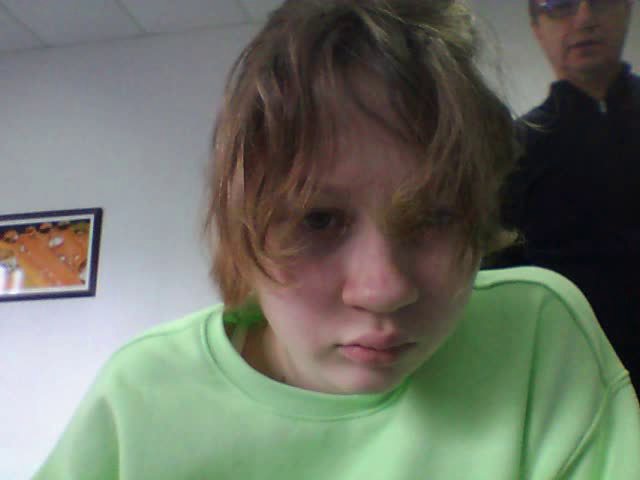
#> input picture frame 0 of video.avi, 640 x 480 px, given in place of the camera
$ python Video.py
#> lines starting #> are read from the running program, lines starting #| are printed output that depends on the picture
import cv2

cap = cv2.VideoCapture(0)   # -1- free camera
_, frame = cap.read()
#> frame is the input picture: shape (480, 640, 3); mean B, G, R 101.8, 113.7, 108.8
width = 900
height = int(frame.shape[0] * (width / float(frame.shape[1])))
#> height = 675
size = (width, height)
#> size = (900, 675)

cv2.imwrite("img/img.jpg", frame)

fourcc = cv2.VideoWriter_fourcc(*"MPEG")
fps = 20.0
out = cv2.VideoWriter("video.avi", fourcc, fps, (640, 480))


while cap.isOpened():   # while True or 1
    ret, frame = cap.read()
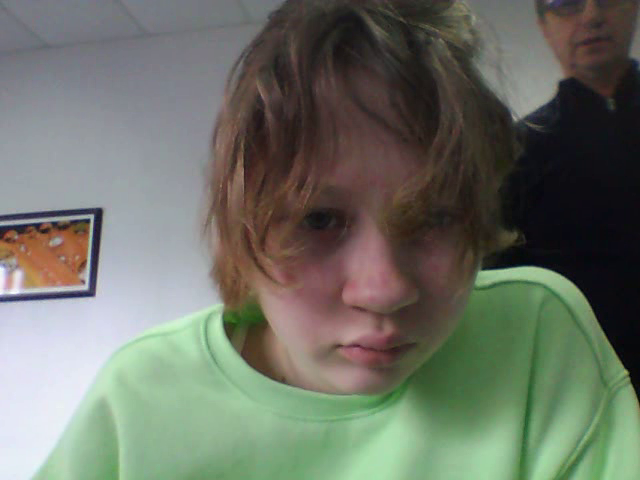
#> input picture frame 1 of video.avi, 640 x 480 px, given in place of the camera
#> frame is the input picture: shape (480, 640, 3); mean B, G, R 102.2, 113.7, 109.1
    if ret:
        out.write(frame)
        cv2.imshow("frame", frame)
        if cv2.waitKey(1) == 27:
#> (key q is pressed here)
            break
    else:
        print("no image read")
        break

while True:
    ret, frame = cap.read()
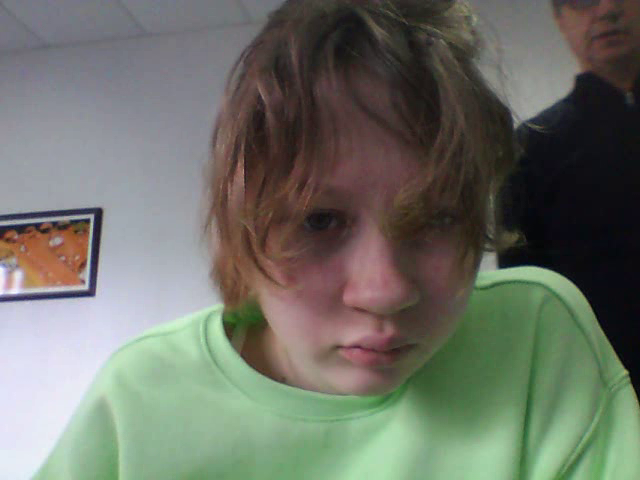
#> input picture frame 3 of video.avi, 640 x 480 px, given in place of the camera
#> frame is the input picture: shape (480, 640, 3); mean B, G, R 103.2, 113.4, 110.1
    if not ret:
        print('no image read')
        break
    frame = cv2.resize(frame, size)
#> frame: shape (675, 900, 3)
    gray = cv2.cvtColor(frame, cv2.COLOR_BGR2GRAY)
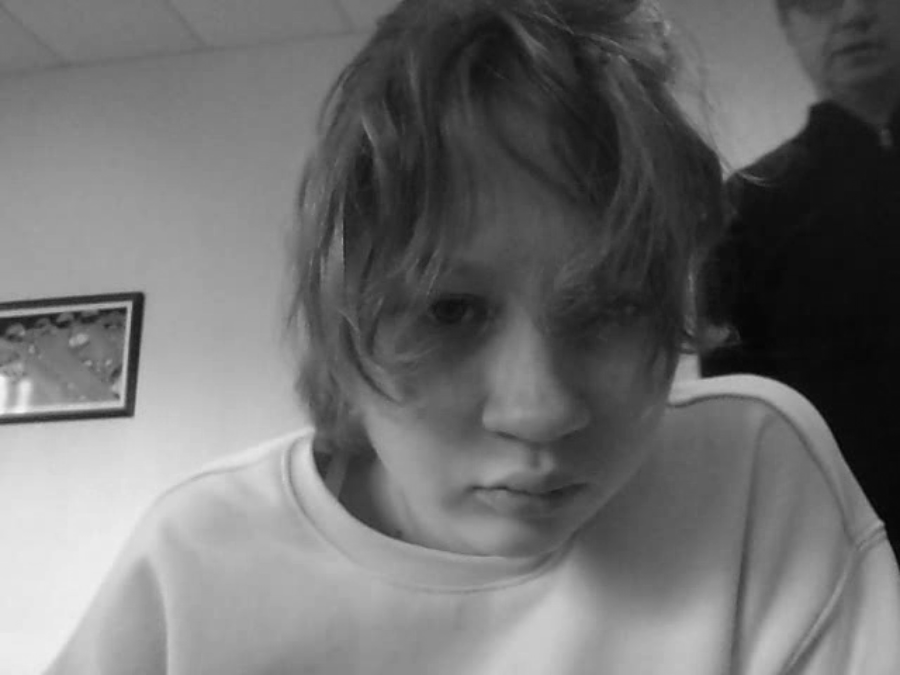
#> gray: shape (675, 900); min 3, max 246, mean 111.1
    cv2.imshow("frame2", gray)
    if cv2.waitKey(1) == ord("q"):
#> (key q is pressed here)
        break
# cleaning
cap.release()
out.release()
cv2.destroyAllWindows()

$ run again, starting later in the video
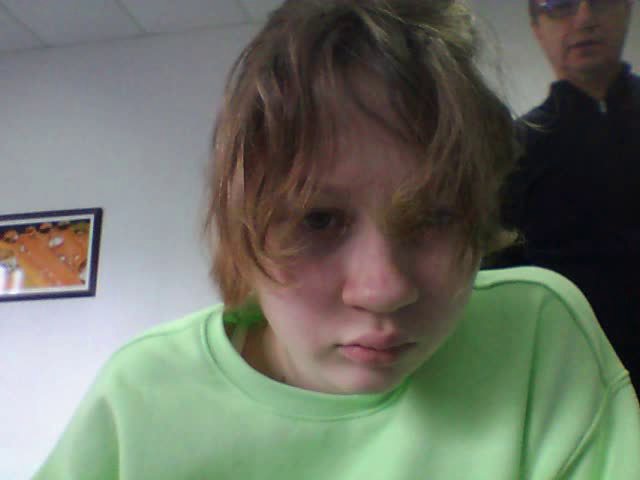
#> input picture frame 0 of video.avi, 640 x 480 px, given in place of the camera
#> frame is the input picture: shape (480, 640, 3); mean B, G, R 101.8, 113.7, 108.8
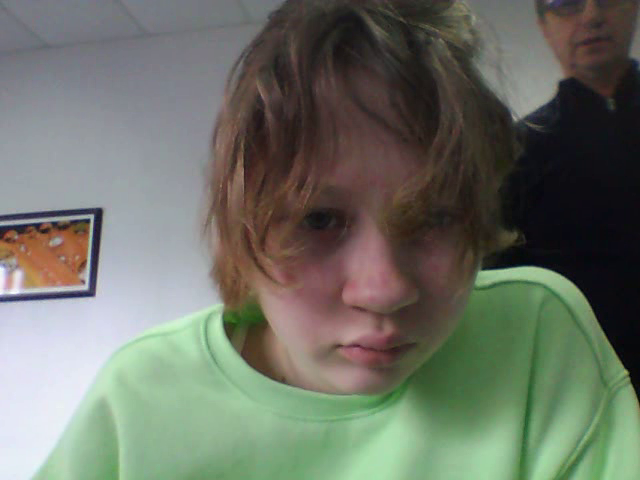
#> input picture frame 1 of video.avi, 640 x 480 px, given in place of the camera
#> frame is the input picture: shape (480, 640, 3); mean B, G, R 102.2, 113.7, 109.1
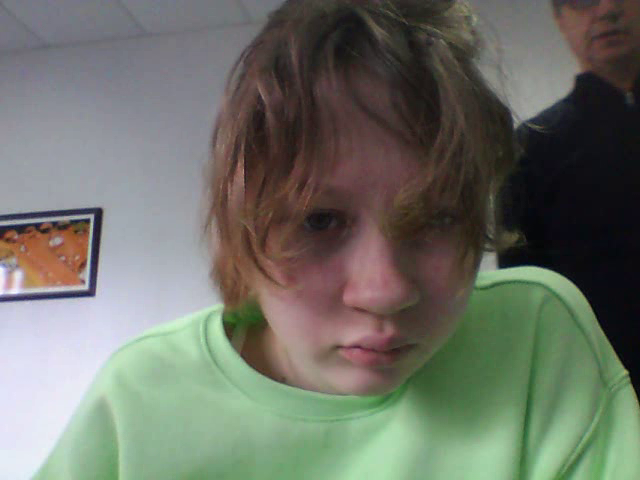
#> input picture frame 3 of video.avi, 640 x 480 px, given in place of the camera
#> frame is the input picture: shape (480, 640, 3); mean B, G, R 103.2, 113.4, 110.1
#> frame: shape (675, 900, 3)

$ run again, starting later in the video
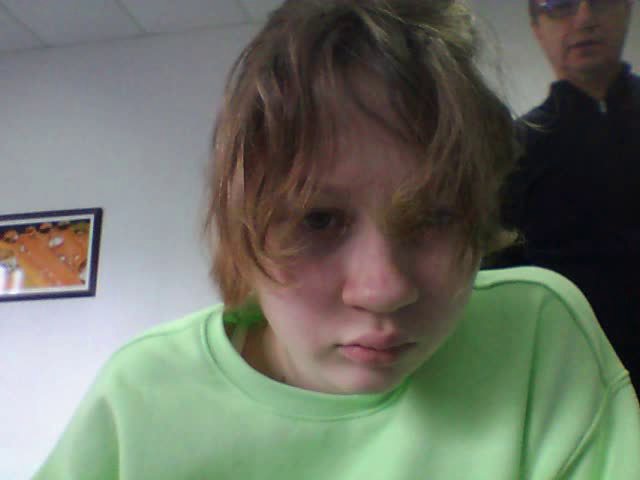
#> input picture frame 0 of video.avi, 640 x 480 px, given in place of the camera
#> frame is the input picture: shape (480, 640, 3); mean B, G, R 101.8, 113.7, 108.8
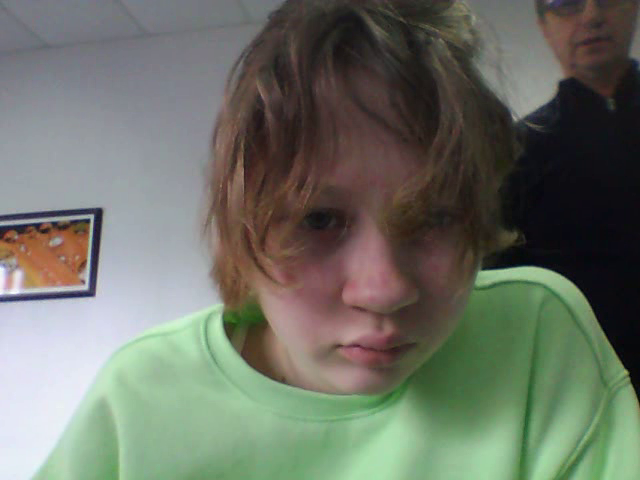
#> input picture frame 1 of video.avi, 640 x 480 px, given in place of the camera
#> frame is the input picture: shape (480, 640, 3); mean B, G, R 102.2, 113.7, 109.1
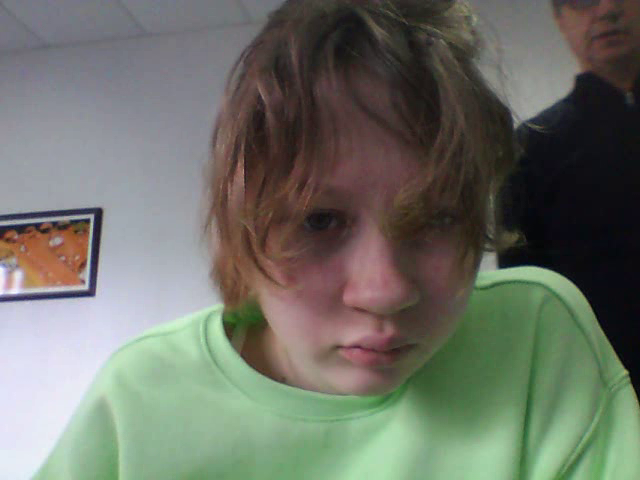
#> input picture frame 3 of video.avi, 640 x 480 px, given in place of the camera
#> frame is the input picture: shape (480, 640, 3); mean B, G, R 103.2, 113.4, 110.1
#> frame: shape (675, 900, 3)
